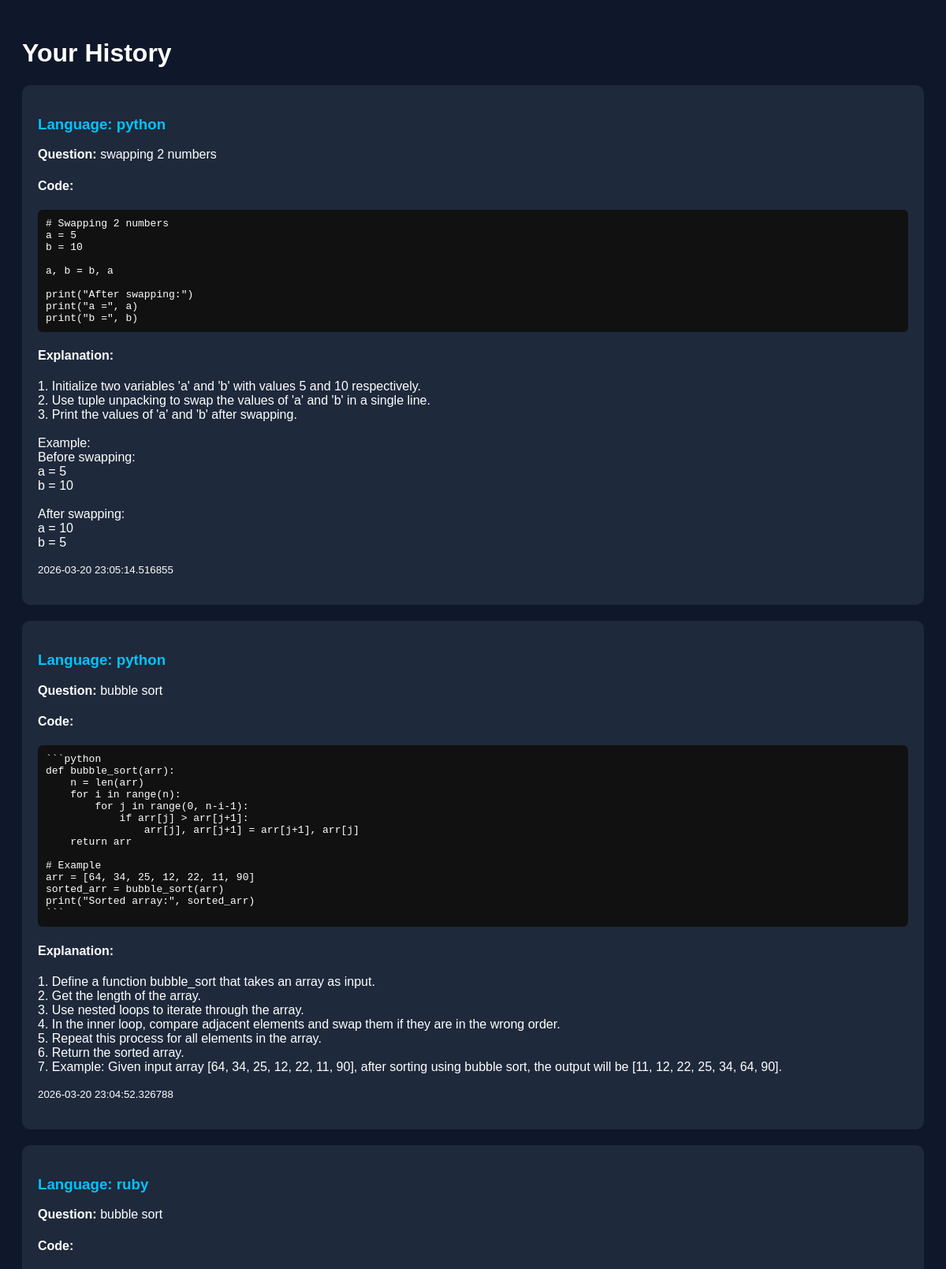
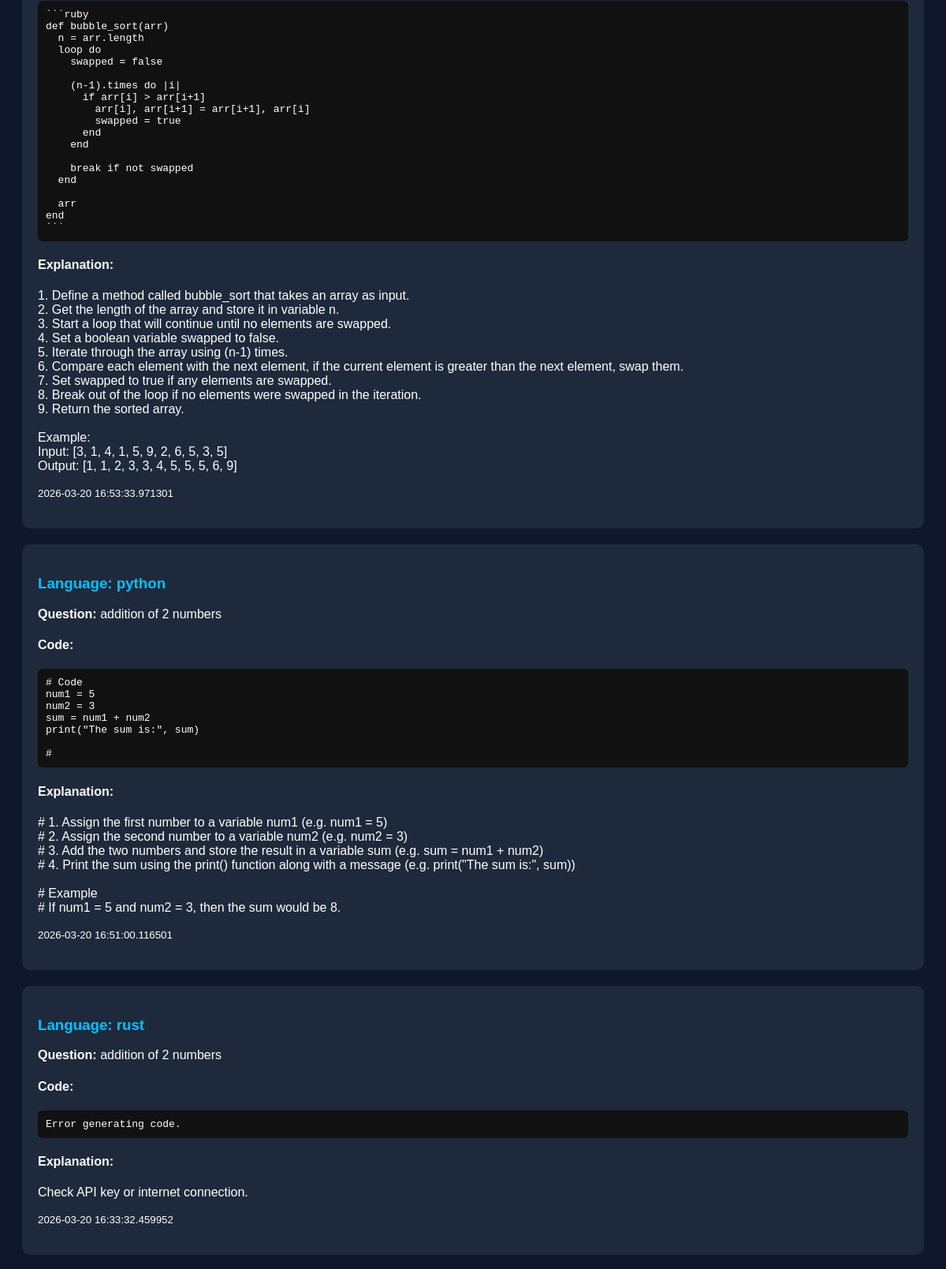
Screenshot of /history (signed in, upper part) with the database file from the repository (2 pictures, top to bottom).
### tables this page shows
CREATE TABLE history(
            id INTEGER PRIMARY KEY AUTOINCREMENT,
            username TEXT,
            language TEXT,
            question TEXT,
            code TEXT,
            explanation TEXT,
            created_at TEXT
        );

### app.py (the view)
@app.route("/history")
def history():
    if "username" not in session:
        return redirect("/login")
    conn = get_conn()
    c = conn.cursor()
    c.execute("""
    SELECT language,question,code,explanation,created_at
    FROM history
    WHERE username=?
    ORDER BY id DESC
    """,(session["username"],))
    rows = c.fetchall()
    records = [dict(row) for row in rows]
    print("Fetched records:", records)   # DEBUG
    conn.close()
    return render_template("history.html", records=records)

### app.py (called while the page is built)
def get_conn():
    conn = sqlite3.connect("users.db",timeout=10,check_same_thread=False)
    conn.row_factory = sqlite3.Row
    return conn

### templates/history.html (shortened to what this page needs)
<!DOCTYPE html>
<html>
<head>
<link href="https://cdnjs.cloudflare.com/ajax/libs/prism/1.29.0/themes/prism-okaidia.min.css" rel="stylesheet"/>
</head>
<body>
<h1>Your History</h1>
{% for item in records %}
<div class="card">
<h3>Language: {{ item["language"] }}</h3>
<p><b>Question:</b> {{ item["question"] }}</p>
<h4>Code:</h4>
<pre><code>{{ item["code"] }}</code></pre>
<h4>Explanation:</h4>
<p style="white-space:pre-line">{{ item["explanation"] }}</p>
<p><small>{{ item["created_at"] }}</small></p>
</div>
{% endfor %}
</body>
</html>

### templates/history.html (style rules this page uses)
body { background:#0f172a; color:white; font-family:Arial; padding:20px; }
.card { background:#1e293b; padding:20px; margin-bottom:20px; border-radius:10px; }
pre { background:#111; padding:10px; overflow:auto; border-radius:6px; }
h3 { color:#00c3ff; }

### rows the page displays
history: language "python", question "swapping 2 numbers", code "# Swapping 2 numbers a = 5 b = 10 a, b = b, a print(\"After swapping:\") print(\"a =\", a) print(\"b =\", b)", explanation "1. Initialize two variables 'a' and 'b' with values 5 and 10 respectively. 2. Use tuple unpacking to swap the values of 'a' and 'b' in a single line. 3. Print the values of 'a' and 'b' after swapping. Example: Before swapping: a = 5 b = 10 After swapping: a = 10 b = 5", created_at "2026-03-20 23:05:14.516855"
history: language "python", question "bubble sort", code "```python def bubble_sort(arr): n = len(arr) for i in range(n): for j in range(0, n-i-1): if arr[j] > arr[j+1]: arr[j], arr[j+1] = arr[j+1], arr[j] return arr # Example arr = [64, 34, 25, 12, 22, 11, 90] sorted_arr = bubble_sort(arr) print(\"Sorted array:\", sorted_arr) ```", explanation "1. Define a function bubble_sort that takes an array as input. 2. Get the length of the array. 3. Use nested loops to iterate through the array. 4. In the inner loop, compare adjacent elements and swap them if they are in the wrong order. 5. Repeat this process for all elements in the array. 6. Return the sorted array. 7. Example: Given input array [64, 34, 25, 12, 22, 11, 90], after sorting using bubble sort, the output will be [11, 12, 22, 25, 34, 64, 90].", created_at "2026-03-20 23:04:52.326788"
history: language "ruby", question "bubble sort", code "```ruby def bubble_sort(arr) n = arr.length loop do swapped = false (n-1).times do |i| if arr[i] > arr[i+1] arr[i], arr[i+1] = arr[i+1], arr[i] swapped = true end end break if not swapped end arr end ```", explanation "1. Define a method called bubble_sort that takes an array as input. 2. Get the length of the array and store it in variable n. 3. Start a loop that will continue until no elements are swapped. 4. Set a boolean variable swapped to false. 5. Iterate through the array using (n-1) times. 6. Compare each element with the next element, if the current element is greater than the next element, swap them. 7. Set swapped to true if any elements are swapped. 8. Break out of the loop if no elements were swapped in the iteration. 9. Return the sorted array. Example: Input: [3, 1, 4, 1, 5, 9, 2, 6, 5, 3, 5] Output: [1, 1, 2, 3, 3, 4, 5, 5, 5, 6, 9]", created_at "2026-03-20 16:53:33.971301"
history: language "python", question "addition of 2 numbers", code "# Code num1 = 5 num2 = 3 sum = num1 + num2 print(\"The sum is:\", sum) #", explanation "# 1. Assign the first number to a variable num1 (e.g. num1 = 5) # 2. Assign the second number to a variable num2 (e.g. num2 = 3) # 3. Add the two numbers and store the result in a variable sum (e.g. sum = num1 + num2) # 4. Print the sum using the print() function along with a message (e.g. print(\"The sum is:\", sum)) # Example # If num1 = 5 and num2 = 3, then the sum would be 8.", created_at "2026-03-20 16:51:00.116501"
history: language "rust", question "addition of 2 numbers", code "Error generating code.", explanation "Check API key or internet connection.", created_at "2026-03-20 16:33:32.459952"
